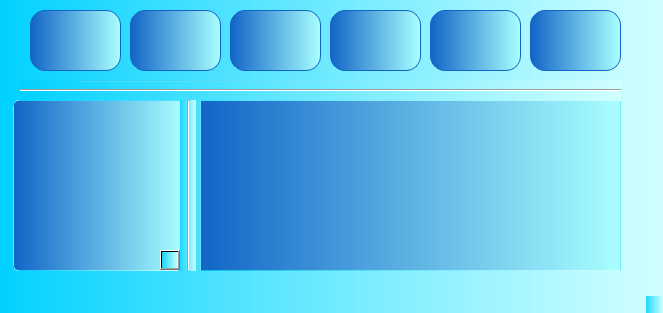
<?xml version="1.0" encoding="UTF-8"?>
<ui version="4.0">
 <class>tela_inicial</class>
 <widget class="QMainWindow" name="tela_inicial">
  <property name="geometry">
   <rect>
    <x>0</x>
    <y>0</y>
    <width>663</width>
    <height>313</height>
   </rect>
  </property>
  <property name="maximumSize">
   <size>
    <width>2222222</width>
    <height>2222222</height>
   </size>
  </property>
  <property name="windowTitle">
   <string>tela_inicial</string>
  </property>
  <property name="styleSheet">
   <string notr="true">QWidget {

	background-color: qlineargradient(spread:pad, x1:0, y1:0, x2:1, y2:0, stop:0 rgba(0, 209, 255, 220), stop:1 rgba(209, 255, 255, 255));
}</string>
  </property>
  <property name="animated">
   <bool>true</bool>
  </property>
  <widget class="QWidget" name="centralWidget">
   <widget class="QTextEdit" name="log">
    <property name="geometry">
     <rect>
      <x>200</x>
      <y>100</y>
      <width>421</width>
      <height>171</height>
     </rect>
    </property>
    <property name="font">
     <font>
      <pointsize>10</pointsize>
     </font>
    </property>
    <property name="styleSheet">
     <string notr="true">background-color: qlineargradient(spread:reflect, x1:0, y1:0, x2:1, y2:0, stop:0 rgba(18, 100, 198, 255), stop:1 rgba(169, 255, 255, 255));
border-style: solid;
border-width: 1px;
border-color: qlineargradient(spread:pad, x1:0, y1:0, x2:1, y2:0, stop:0 rgba(0, 209, 255, 220), stop:1 rgba(209, 255, 255, 255));
color: rgb(255, 255, 255);
</string>
    </property>
   </widget>
   <widget class="QPushButton" name="listar">
    <property name="geometry">
     <rect>
      <x>430</x>
      <y>10</y>
      <width>91</width>
      <height>61</height>
     </rect>
    </property>
    <property name="cursor">
     <cursorShape>PointingHandCursor</cursorShape>
    </property>
    <property name="toolTip">
     <string>&lt;html&gt;&lt;head/&gt;&lt;body&gt;&lt;p&gt;Pesquisar Clientes&lt;/p&gt;&lt;/body&gt;&lt;/html&gt;</string>
    </property>
    <property name="styleSheet">
     <string notr="true">QPushButton {
background-color: qlineargradient(spread:reflect, x1:0, y1:0, x2:1, y2:0, stop:0 rgba(18, 100, 198, 255), stop:1 rgba(169, 255, 255, 255));
border-style: solid;
border-width: 1px;
border-color: rgb(18, 100, 198);
color: rgb(255, 255, 255);
border-radius: 15px;

}

QPushButton:hover{	
	background-color: qradialgradient(spread:reflect, cx:0.5, cy:0.5, radius:0.5, fx:0.5, fy:0.5, stop:0 rgba(169, 255, 255, 255), stop:1 rgba(18, 100, 198, 255));
    border-style: solid;
border-width: 1px;
border-color: rgb(18, 100, 198);
color: rgb(255, 255, 255);
border-radius: 15px;
}

QPushButton:pressed{
	
	background-color: rgb(123, 117, 179);
    border-style: outset;
    border-width: 2px;
    border-radius: 5px;
    border-color: gray;
    font: bold 10px;
    padding: 20px;
}</string>
    </property>
    <property name="text">
     <string/>
    </property>
    <property name="icon">
     <iconset resource="imagens.qrc">
      <normaloff>:/icons_inciais/imagens/clientes.png</normaloff>:/icons_inciais/imagens/clientes.png</iconset>
    </property>
    <property name="iconSize">
     <size>
      <width>100</width>
      <height>40</height>
     </size>
    </property>
   </widget>
   <widget class="QPushButton" name="conectar">
    <property name="geometry">
     <rect>
      <x>30</x>
      <y>10</y>
      <width>91</width>
      <height>61</height>
     </rect>
    </property>
    <property name="sizePolicy">
     <sizepolicy hsizetype="Minimum" vsizetype="Fixed">
      <horstretch>0</horstretch>
      <verstretch>0</verstretch>
     </sizepolicy>
    </property>
    <property name="maximumSize">
     <size>
      <width>91</width>
      <height>61</height>
     </size>
    </property>
    <property name="sizeIncrement">
     <size>
      <width>0</width>
      <height>0</height>
     </size>
    </property>
    <property name="baseSize">
     <size>
      <width>0</width>
      <height>0</height>
     </size>
    </property>
    <property name="cursor">
     <cursorShape>PointingHandCursor</cursorShape>
    </property>
    <property name="toolTip">
     <string>&lt;html&gt;&lt;head/&gt;&lt;body&gt;&lt;p&gt;Conectar&lt;/p&gt;&lt;/body&gt;&lt;/html&gt;</string>
    </property>
    <property name="whatsThis">
     <string/>
    </property>
    <property name="accessibleDescription">
     <string/>
    </property>
    <property name="styleSheet">
     <string notr="true">QPushButton {
background-color: qlineargradient(spread:reflect, x1:0, y1:0, x2:1, y2:0, stop:0 rgba(18, 100, 198, 255), stop:1 rgba(169, 255, 255, 255));
border-style: solid;
border-width: 1px;
border-color: rgb(18, 100, 198);
color: rgb(255, 255, 255);
border-radius: 15px;

}

QPushButton:hover{	
	background-color: qradialgradient(spread:reflect, cx:0.5, cy:0.5, radius:0.5, fx:0.5, fy:0.5, stop:0 rgba(169, 255, 255, 255), stop:1 rgba(18, 100, 198, 255));
    border-style: solid;
border-width: 1px;
border-color: rgb(18, 100, 198);
color: rgb(255, 255, 255);
border-radius: 15px;
}

QPushButton:pressed{
	
	background-color: rgb(123, 117, 179);
    border-style: outset;
    border-width: 2px;
    border-radius: 5px;
    border-color: gray;
    font: bold 10px;
    padding: 20px;
}</string>
    </property>
    <property name="text">
     <string notr="true"/>
    </property>
    <property name="icon">
     <iconset resource="imagens.qrc">
      <normaloff>:/icons_inciais/imagens/conectar.fw.png</normaloff>:/icons_inciais/imagens/conectar.fw.png</iconset>
    </property>
    <property name="iconSize">
     <size>
      <width>100</width>
      <height>40</height>
     </size>
    </property>
    <property name="shortcut">
     <string notr="true" extracomment="teste"/>
    </property>
    <property name="checkable">
     <bool>false</bool>
    </property>
    <property name="autoDefault">
     <bool>false</bool>
    </property>
    <property name="default">
     <bool>false</bool>
    </property>
    <property name="flat">
     <bool>false</bool>
    </property>
   </widget>
   <widget class="QPushButton" name="cadastrar">
    <property name="geometry">
     <rect>
      <x>230</x>
      <y>10</y>
      <width>91</width>
      <height>61</height>
     </rect>
    </property>
    <property name="maximumSize">
     <size>
      <width>91</width>
      <height>61</height>
     </size>
    </property>
    <property name="cursor">
     <cursorShape>PointingHandCursor</cursorShape>
    </property>
    <property name="toolTip">
     <string>&lt;html&gt;&lt;head/&gt;&lt;body&gt;&lt;p&gt;Cadastro&lt;/p&gt;&lt;/body&gt;&lt;/html&gt;</string>
    </property>
    <property name="styleSheet">
     <string notr="true">QPushButton {
background-color: qlineargradient(spread:reflect, x1:0, y1:0, x2:1, y2:0, stop:0 rgba(18, 100, 198, 255), stop:1 rgba(169, 255, 255, 255));
border-style: solid;
border-width: 1px;
border-color: rgb(18, 100, 198);
color: rgb(255, 255, 255);
border-radius: 15px;

}

QPushButton:hover{	
	background-color: qradialgradient(spread:reflect, cx:0.5, cy:0.5, radius:0.5, fx:0.5, fy:0.5, stop:0 rgba(169, 255, 255, 255), stop:1 rgba(18, 100, 198, 255));
    border-style: solid;
border-width: 1px;
border-color: rgb(18, 100, 198);
color: rgb(255, 255, 255);
border-radius: 15px;
}

QPushButton:pressed{
	
	background-color: rgb(123, 117, 179);
    border-style: outset;
    border-width: 2px;
    border-radius: 5px;
    border-color: gray;
    font: bold 10px;
    padding: 20px;
}</string>
    </property>
    <property name="text">
     <string/>
    </property>
    <property name="icon">
     <iconset resource="imagens.qrc">
      <normaloff>:/icons_inciais/imagens/cadastro.fw.png</normaloff>:/icons_inciais/imagens/cadastro.fw.png</iconset>
    </property>
    <property name="iconSize">
     <size>
      <width>100</width>
      <height>40</height>
     </size>
    </property>
   </widget>
   <widget class="QPushButton" name="acionar">
    <property name="geometry">
     <rect>
      <x>130</x>
      <y>10</y>
      <width>91</width>
      <height>61</height>
     </rect>
    </property>
    <property name="cursor">
     <cursorShape>PointingHandCursor</cursorShape>
    </property>
    <property name="toolTip">
     <string>&lt;html&gt;&lt;head/&gt;&lt;body&gt;&lt;p&gt;Aciona Relê&lt;/p&gt;&lt;/body&gt;&lt;/html&gt;</string>
    </property>
    <property name="styleSheet">
     <string notr="true">QPushButton {
background-color: qlineargradient(spread:reflect, x1:0, y1:0, x2:1, y2:0, stop:0 rgba(18, 100, 198, 255), stop:1 rgba(169, 255, 255, 255));
border-style: solid;
border-width: 1px;
border-color: rgb(18, 100, 198);
color: rgb(255, 255, 255);
border-radius: 15px;

}

QPushButton:hover{	
	background-color: qradialgradient(spread:reflect, cx:0.5, cy:0.5, radius:0.5, fx:0.5, fy:0.5, stop:0 rgba(169, 255, 255, 255), stop:1 rgba(18, 100, 198, 255));
    border-style: solid;
border-width: 1px;
border-color: rgb(18, 100, 198);
color: rgb(255, 255, 255);
border-radius: 15px;
}

QPushButton:pressed{
	
	background-color: rgb(123, 117, 179);
    border-style: outset;
    border-width: 2px;
    border-radius: 5px;
    border-color: gray;
    font: bold 10px;
    padding: 20px;
}</string>
    </property>
    <property name="text">
     <string/>
    </property>
    <property name="icon">
     <iconset resource="imagens.qrc">
      <normaloff>:/icons_inciais/imagens/relay.png</normaloff>:/icons_inciais/imagens/relay.png</iconset>
    </property>
    <property name="iconSize">
     <size>
      <width>100</width>
      <height>40</height>
     </size>
    </property>
   </widget>
   <widget class="QPushButton" name="alterar">
    <property name="geometry">
     <rect>
      <x>330</x>
      <y>10</y>
      <width>91</width>
      <height>61</height>
     </rect>
    </property>
    <property name="cursor">
     <cursorShape>PointingHandCursor</cursorShape>
    </property>
    <property name="toolTip">
     <string>&lt;html&gt;&lt;head/&gt;&lt;body&gt;&lt;p&gt;Hora/Data&lt;/p&gt;&lt;/body&gt;&lt;/html&gt;</string>
    </property>
    <property name="styleSheet">
     <string notr="true">QPushButton {
background-color: qlineargradient(spread:reflect, x1:0, y1:0, x2:1, y2:0, stop:0 rgba(18, 100, 198, 255), stop:1 rgba(169, 255, 255, 255));
border-style: solid;
border-width: 1px;
border-color: rgb(18, 100, 198);
color: rgb(255, 255, 255);
border-radius: 15px;

}

QPushButton:hover{	
	background-color: qradialgradient(spread:reflect, cx:0.5, cy:0.5, radius:0.5, fx:0.5, fy:0.5, stop:0 rgba(169, 255, 255, 255), stop:1 rgba(18, 100, 198, 255));
    border-style: solid;
border-width: 1px;
border-color: rgb(18, 100, 198);
color: rgb(255, 255, 255);
border-radius: 15px;
}

QPushButton:pressed{
	
	background-color: rgb(123, 117, 179);
    border-style: outset;
    border-width: 2px;
    border-radius: 5px;
    border-color: gray;
    font: bold 10px;
    padding: 20px;
}</string>
    </property>
    <property name="text">
     <string/>
    </property>
    <property name="icon">
     <iconset resource="imagens.qrc">
      <normaloff>:/icons_inciais/imagens/hora_data.fw.png</normaloff>:/icons_inciais/imagens/hora_data.fw.png</iconset>
    </property>
    <property name="iconSize">
     <size>
      <width>100</width>
      <height>40</height>
     </size>
    </property>
   </widget>
   <widget class="QPushButton" name="sair">
    <property name="geometry">
     <rect>
      <x>530</x>
      <y>10</y>
      <width>91</width>
      <height>61</height>
     </rect>
    </property>
    <property name="cursor">
     <cursorShape>PointingHandCursor</cursorShape>
    </property>
    <property name="toolTip">
     <string>&lt;html&gt;&lt;head/&gt;&lt;body&gt;&lt;p&gt;Sair&lt;/p&gt;&lt;/body&gt;&lt;/html&gt;</string>
    </property>
    <property name="styleSheet">
     <string notr="true">QPushButton {
background-color: qlineargradient(spread:reflect, x1:0, y1:0, x2:1, y2:0, stop:0 rgba(18, 100, 198, 255), stop:1 rgba(169, 255, 255, 255));
border-style: solid;
border-width: 1px;
border-color: rgb(18, 100, 198);
color: rgb(255, 255, 255);
border-radius: 15px;

}

QPushButton:hover{	
	background-color: qradialgradient(spread:reflect, cx:0.5, cy:0.5, radius:0.5, fx:0.5, fy:0.5, stop:0 rgba(169, 255, 255, 255), stop:1 rgba(18, 100, 198, 255));
    border-style: solid;
border-width: 1px;
border-color: rgb(18, 100, 198);
color: rgb(255, 255, 255);
border-radius: 15px;
}

QPushButton:pressed{
	
	background-color: rgb(123, 117, 179);
    border-style: outset;
    border-width: 2px;
    border-radius: 5px;
    border-color: gray;
    font: bold 10px;
    padding: 20px;
}</string>
    </property>
    <property name="text">
     <string/>
    </property>
    <property name="icon">
     <iconset resource="imagens.qrc">
      <normaloff>:/icons_inciais/imagens/sair.fw.png</normaloff>:/icons_inciais/imagens/sair.fw.png</iconset>
    </property>
    <property name="iconSize">
     <size>
      <width>100</width>
      <height>40</height>
     </size>
    </property>
   </widget>
   <widget class="Line" name="line">
    <property name="geometry">
     <rect>
      <x>80</x>
      <y>80</y>
      <width>500</width>
      <height>3</height>
     </rect>
    </property>
    <property name="orientation">
     <enum>Qt::Horizontal</enum>
    </property>
   </widget>
   <widget class="Line" name="line_2">
    <property name="geometry">
     <rect>
      <x>20</x>
      <y>80</y>
      <width>601</width>
      <height>21</height>
     </rect>
    </property>
    <property name="orientation">
     <enum>Qt::Horizontal</enum>
    </property>
   </widget>
   <widget class="QTableWidget" name="visual_qtb">
    <property name="geometry">
     <rect>
      <x>13</x>
      <y>100</y>
      <width>171</width>
      <height>171</height>
     </rect>
    </property>
    <property name="font">
     <font>
      <pointsize>10</pointsize>
      <weight>75</weight>
      <bold>true</bold>
     </font>
    </property>
    <property name="styleSheet">
     <string notr="true">
background-color: qlineargradient(spread:reflect, x1:0, y1:0, x2:1, y2:0, stop:0 rgba(18, 100, 198, 255), stop:1 rgba(169, 255, 255, 255));
border-style: solid;
border-width: 1px;
border-color: qlineargradient(spread:pad, x1:0, y1:0, x2:1, y2:0, stop:0 rgba(0, 209, 255, 220), stop:1 rgba(209, 255, 255, 255));
color: rgb(255, 255, 255);
border-radius: 5px;
color: rgb(0,0,0);


</string>
    </property>
    <property name="frameShadow">
     <enum>QFrame::Sunken</enum>
    </property>
    <property name="editTriggers">
     <set>QAbstractItemView::NoEditTriggers</set>
    </property>
   </widget>
   <widget class="Line" name="line_3">
    <property name="geometry">
     <rect>
      <x>180</x>
      <y>100</y>
      <width>16</width>
      <height>171</height>
     </rect>
    </property>
    <property name="orientation">
     <enum>Qt::Vertical</enum>
    </property>
   </widget>
   <widget class="QPushButton" name="atualiza">
    <property name="geometry">
     <rect>
      <x>160</x>
      <y>250</y>
      <width>20</width>
      <height>20</height>
     </rect>
    </property>
    <property name="text">
     <string/>
    </property>
    <property name="icon">
     <iconset resource="imagens.qrc">
      <normaloff>:/icons_inciais/imagens/atualiza.png</normaloff>:/icons_inciais/imagens/atualiza.png</iconset>
    </property>
    <property name="iconSize">
     <size>
      <width>20</width>
      <height>12</height>
     </size>
    </property>
   </widget>
   <zorder>visual_qtb</zorder>
   <zorder>log</zorder>
   <zorder>listar</zorder>
   <zorder>conectar</zorder>
   <zorder>cadastrar</zorder>
   <zorder>acionar</zorder>
   <zorder>alterar</zorder>
   <zorder>sair</zorder>
   <zorder>line</zorder>
   <zorder>line_2</zorder>
   <zorder>line_3</zorder>
   <zorder>atualiza</zorder>
  </widget>
  <widget class="QStatusBar" name="statusBar"/>
 </widget>
 <layoutdefault spacing="6" margin="11"/>
 <resources>
  <include location="imagens.qrc"/>
 </resources>
 <connections/>
</ui>
